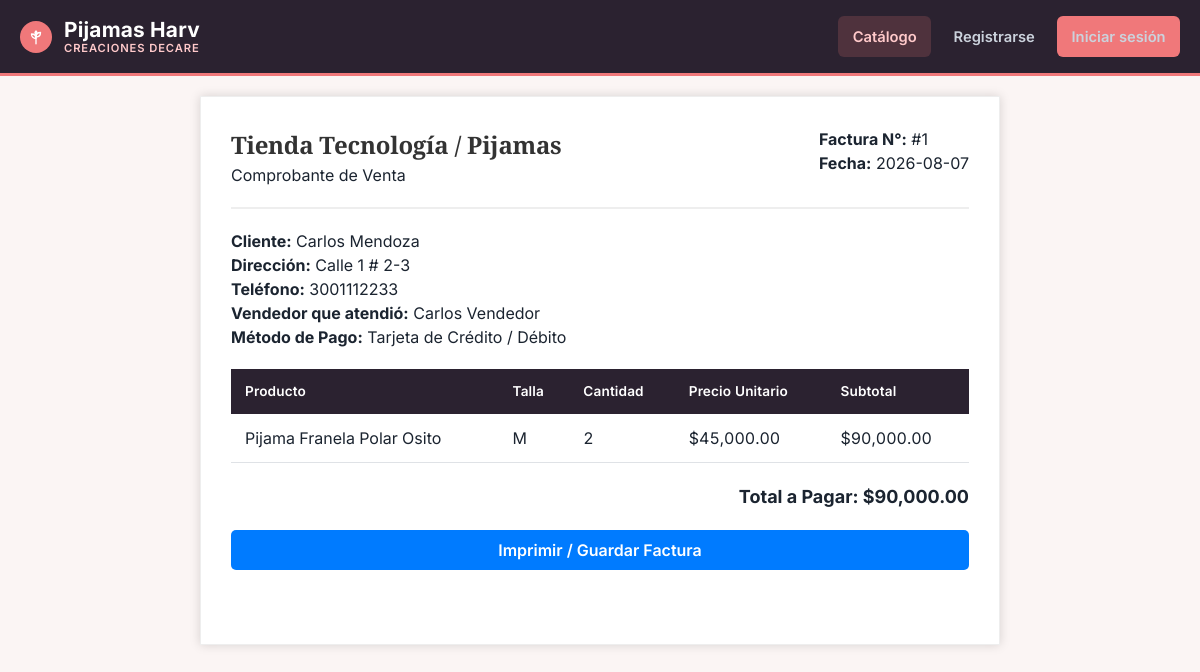
/frontend/src/pages/ver_factura.php, run on the app's committed database.
### tables this page shows
CREATE TABLE `facturas` (
  `ID_FACTURA` int(11) NOT NULL,
  `FECHA` date NOT NULL,
  `ID_CLIENTE` int(11) NOT NULL
);

CREATE TABLE `clientes` (
  `ID_CLIENTE` int(11) NOT NULL,
  `NOMBRE` varchar(100) NOT NULL,
  `APELLIDOS` varchar(100) NOT NULL,
  `DIRECCION` varchar(255) DEFAULT NULL,
  `TELEFONO` varchar(20) DEFAULT NULL,
  `email` varchar(255) DEFAULT NULL,
  `password` varchar(255) DEFAULT NULL
);

CREATE TABLE `vendedor` (
  `ID_VENDEDOR` int(11) NOT NULL,
  `NOMBRE` varchar(100) NOT NULL,
  `DIRECCION` varchar(255) DEFAULT NULL,
  `CORREO` varchar(100) DEFAULT NULL
);

CREATE TABLE `metodos_pago` (
  `ID_PAGO` int(11) NOT NULL,
  `nombre_metodo` varchar(50) NOT NULL,
  `estado` tinyint(4) DEFAULT 1
);

CREATE TABLE `productos` (
  `ID_PRODUCTO` int(11) NOT NULL,
  `nombre` varchar(255) NOT NULL,
  `DESCRIPCION` varchar(250) NOT NULL,
  `PRECIO` decimal(10,2) NOT NULL,
  `STOCK` int(11) DEFAULT 0,
  `talla` varchar(50) NOT NULL
);

CREATE TABLE `ventas` (
  `ID_VENTAS` int(11) NOT NULL,
  `ID_PRODUCTO` int(11) NOT NULL,
  `cantidad` int(11) NOT NULL DEFAULT 1,
  `total` decimal(10,2) NOT NULL DEFAULT 0.00,
  `FECHA_VENTA` timestamp NOT NULL DEFAULT current_timestamp(),
  `ID_VENDEDOR` int(11) NOT NULL,
  `ID_CLIENTE` int(11) DEFAULT 1,
  `ID_PAGO` int(11) DEFAULT 1
);

### frontend/src/pages/ver_factura.php (the view, shortened to what this page needs)
<?php
$conexion = new mysqli(
    axioma_env('DB_HOST', 'localhost'),
    axioma_env('DB_USER', 'root'),
    axioma_env('DB_PASSWORD'),
    axioma_env('DB_NAME', 'axioma_bd')
);
$id_factura = isset($_GET['id']) ? intval($_GET['id']) : 1;
$sql = "SELECT
            f.ID_FACTURA,
            f.FECHA AS FECHA_FACTURA,
            CONCAT(c.NOMBRE, ' ', c.APELLIDOS) AS CLIENTE,
            c.DIRECCION AS DIRECCION_CLIENTE,
            c.TELEFONO,
            c.email AS EMAIL_CLIENTE,
            p.nombre AS PRODUCTO,
            p.talla,
            v.cantidad,
            p.PRECIO AS PRECIO_UNITARIO,
            v.total AS SUBTOTAL,
            mp.nombre_metodo AS METODO_PAGO,
            ved.NOMBRE AS VENDEDOR
        FROM facturas f
        INNER JOIN clientes c ON f.ID_CLIENTE = c.ID_CLIENTE
        INNER JOIN ventas v ON f.ID_CLIENTE = v.ID_CLIENTE
        INNER JOIN productos p ON v.ID_PRODUCTO = p.ID_PRODUCTO
        INNER JOIN metodos_pago mp ON v.ID_PAGO = mp.ID_PAGO
        INNER JOIN vendedor ved ON v.ID_VENDEDOR = ved.ID_VENDEDOR";
    $sql .= " WHERE f.ID_FACTURA = ?";
    $stmt = $conexion->prepare($sql);
    $stmt->bind_param('i', $id_factura);
    $stmt->execute();
    $resultado = $stmt->get_result();
    $factura = $resultado->fetch_assoc();
?>
<!DOCTYPE html>
<html lang="es">
<head>
    <link rel="stylesheet" href="../public/css/styles.css">
</head>
<body>
<?php require_once __DIR__ . '/../../../backend/src/controllers/header.php'; ?>
<div class="invoice-box">
    <?php if ($factura): ?>
        <div class="invoice-header">
            <div>
                <h2>Tienda Tecnología / Pijamas</h2>
                <p>Comprobante de Venta</p>
            </div>
            <div>
                <p><strong>Factura N°:</strong> #<?php echo $factura['ID_FACTURA']; ?></p>
                <p><strong>Fecha:</strong> <?php echo $factura['FECHA_FACTURA']; ?></p>
            </div>
        </div>
        <div class="details">
            <p><strong>Cliente:</strong> <?php echo $factura['CLIENTE']; ?></p>
            <p><strong>Dirección:</strong> <?php echo $factura['DIRECCION_CLIENTE']; ?></p>
            <p><strong>Teléfono:</strong> <?php echo $factura['TELEFONO']; ?></p>
            <p><strong>Vendedor que atendió:</strong> <?php echo $factura['VENDEDOR']; ?></p>
            <p><strong>Método de Pago:</strong> <?php echo $factura['METODO_PAGO']; ?></p>
        </div>
        <table>
            <thead>
                <tr>
                    <th>Producto</th>
                    <th>Talla</th>
                    <th>Cantidad</th>
                    <th>Precio Unitario</th>
                    <th>Subtotal</th>
                </tr>
            </thead>
            <tbody>
                <tr>
                    <td><?php echo $factura['PRODUCTO']; ?></td>
                    <td><?php echo $factura['talla']; ?></td>
                    <td><?php echo $factura['cantidad']; ?></td>
                    <td>$<?php echo number_format($factura['PRECIO_UNITARIO'], 2); ?></td>
                    <td>$<?php echo number_format($factura['SUBTOTAL'], 2); ?></td>
                </tr>
            </tbody>
        </table>
        <div class="total-section">
            Total a Pagar: $<?php echo number_format($factura['SUBTOTAL'], 2); ?>
        </div>
        <button class="print-btn" onclick="window.print()">Imprimir / Guardar Factura</button>
        <a href="generar_factura.php?id=<?php echo (int) $factura['ID_FACTURA']; ?>" target="_blank" class="btn">
        </a>
    <?php else: ?>
        <p class="invoice-error">No se encontró la factura solicitada.</p>
    <?php endif; ?>
</div>
</body>
</html>

### frontend/src/public/css/styles.css (style rules this page uses)
:root { --ink: #2b2230; --ink-soft: #3a2e40; --paper: #fbf5f4; --paper-raised: #ffffff; --border: #dfe2e6; --text-color: #1b2430; --text-muted: #5b6472; --secondary-color: #f0787a; --secondary-deep: #c9505a; --secondary-tint: rgba(240, 120, 122, 0.14); --primary-color: var(--ink); --bg-color: var(--paper); --white: #ffffff; --danger-color: #b03a2e; --success-color: #1f7a53; --font-display: 'Source Serif 4', 'Georgia', serif; --font-body: 'Inter', 'Segoe UI', Tahoma, Geneva, Verdana, sans-serif; --font-mono: 'JetBrains Mono', 'Consolas', monospace; --radius-sm: 6px; --radius-md: 10px; --radius-lg: 14px; }
* { margin: 0; padding: 0; box-sizing: border-box; font-family: var(--font-body); }
h1, h2, h3, h4 { font-family: var(--font-display); color: var(--ink); font-weight: 700; letter-spacing: -0.01em; }
body { background: var(--paper); color: var(--text-color); padding-bottom: 50px; position: relative; overflow-x: hidden; line-height: 1.5; }
body > * { position: relative; z-index: 1; }
table { width: 100%; border-collapse: collapse; margin-top: 20px; font-variant-numeric: tabular-nums; }
th { background-color: var(--ink); color: var(--white); padding: 12px 14px; text-align: left; font-family: var(--font-body); font-weight: 600; font-size: 0.85rem; letter-spacing: 0.01em; }
td { padding: 12px 14px; border-bottom: 1px solid var(--border); }
.btn { padding: 10px 16px; border-radius: var(--radius-sm); text-decoration: none; display: inline-block; color: white; font-weight: 600; box-shadow: none; transition: transform 0.15s ease, box-shadow 0.15s ease, background 0.15s ease; }
button { width: 100%; padding: 0.9rem; background: var(--ink); color: white; border: none; border-radius: var(--radius-sm); cursor: pointer; font-size: 1rem; font-weight: 600; transition: background 0.15s ease, transform 0.15s ease; }
.invoice-box { max-width: 800px; margin: 20px auto; padding: 30px; border: 1px solid #eee; background: #fff; box-shadow: 0 0 10px rgba(0, 0, 0, .15); }
.invoice-header { display: flex; justify-content: space-between; margin-bottom: 20px; padding-bottom: 20px; border-bottom: 2px solid #eee; }
.invoice-header h2 { margin: 0; color: #333; }
.details { margin-bottom: 20px; }
.total-section { margin-top: 20px; text-align: right; font-size: 18px; font-weight: 700; }
.print-btn { width: 100%; margin-top: 20px; padding: 10px; border: 0; border-radius: 5px; background: #007bff; color: #fff; cursor: pointer; }

### data on the page
facturas: ID_FACTURA "1", FECHA "2026-08-07", ID_CLIENTE.DIRECCION "Calle 1 # 2-3", ID_CLIENTE.TELEFONO "3001112233", vendedor.NOMBRE "Carlos Vendedor", metodos_pago.nombre_metodo "Tarjeta de Crédito / Débito", productos.nombre "Pijama Franela Polar Osito", productos.talla "M", ventas.cantidad "2", productos.PRECIO "45,000.00", ventas.total "90,000.00"

### other printed values
MARCA_TIENDA "Pijamas Harv"
MARCA_COLECCION "CREACIONES DECARE"
$factura['CLIENTE'] "Carlos Mendoza"
